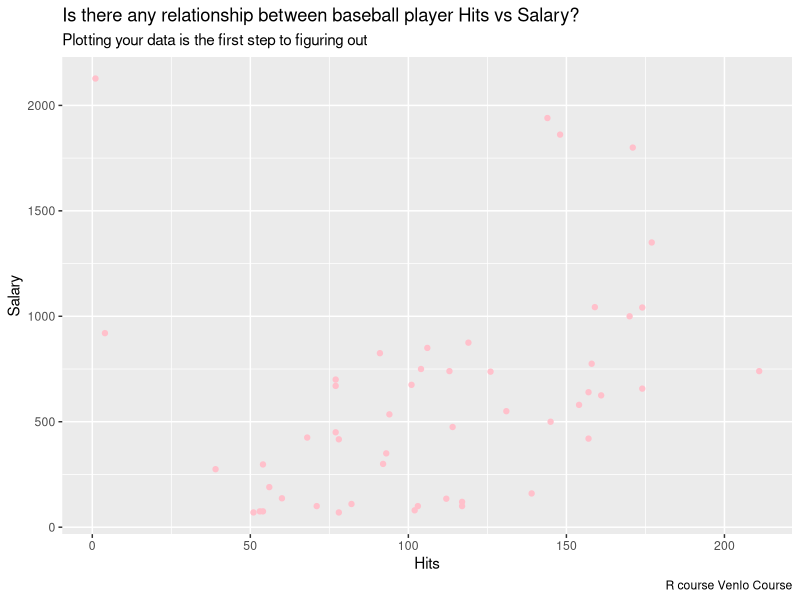
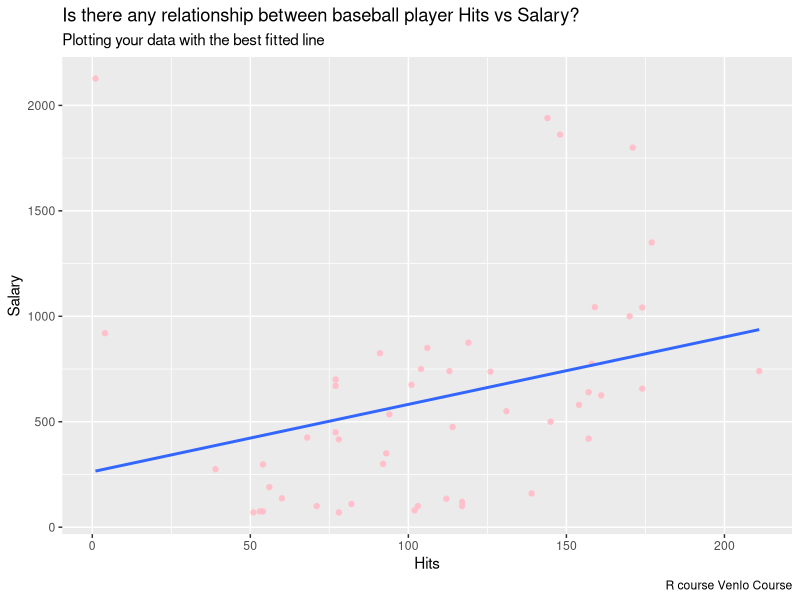
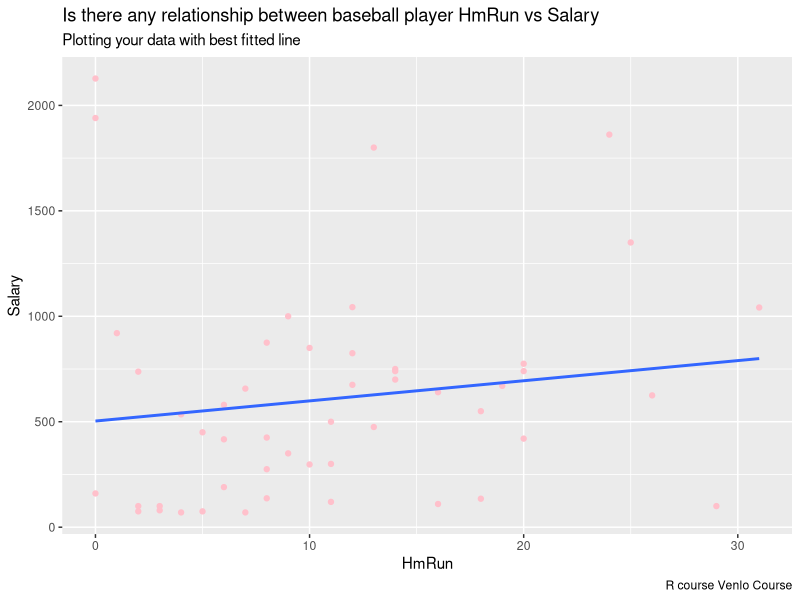
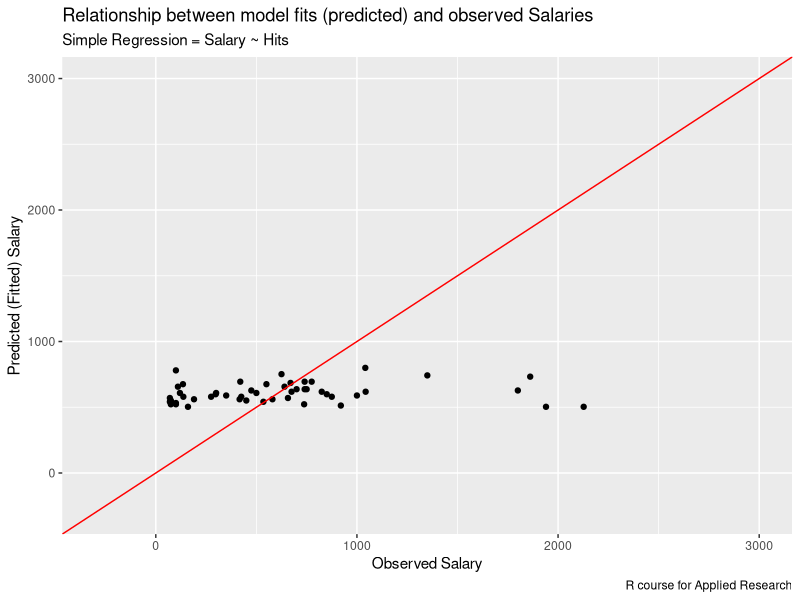

Recreate these plots in R, in order.
## ---- chunk 1
knitr::opts_chunk$set(echo = TRUE)
## ---- chunk 2
library(readxl) # import library
baseball <- read_excel("Baseball.xlsx") # import the baseball.xlsx file
## ---- chunk 3
head(baseball,6)
## ---- chunk 4
str(baseball)
## ---- chunk 5
# convert the variable "League" into factor
baseball$League <- factor(baseball$League)
# convert the variable "Division" into factor
baseball$Division <- factor(baseball$Division)
# convert the variable "NewLeague" into factor
baseball$NewLeague <- factor(baseball$Division)
## ---- chunk 6
str(baseball)
## ---- chunk 7
summary(baseball)
## ---- chunk 8
library(ggplot2) # import ggplot2 library for visualisation
ggplot(baseball, aes(x = Hits, y = Salary)) +
  geom_point(col = "pink") +
  labs(title = "Is there any relationship between baseball player Hits vs Salary?",
       subtitle = "Plotting your data is the first step to figuring out",
       caption = "R course Venlo Course")
## ---- chunk 9
ggplot(baseball, aes(x = Hits, y = Salary)) +
  geom_point(col = "pink") +
  geom_smooth(method='lm',  # Add linear regression line 
              se = FALSE) + # # Don't add shaded confidence region
  labs(title = "Is there any relationship between baseball player Hits vs Salary?",
       subtitle = "Plotting your data with the best fitted line",
       caption = "R course Venlo Course")

## ---- chunk 10
baseball_simple <- lm(formula = Salary ~ Hits, # linear regression formula (Dependent ~ Independent)
                data = baseball) # the name of my dataset
## ---- chunk 11
summary(baseball_simple)
## ---- chunk 12
baseball_simple$residuals
## ---- chunk 13
baseball_simple$coefficients
## ---- chunk 14
ggplot(baseball, aes(x = HmRun, y = Salary)) +
  geom_point(col = "pink") +
  geom_smooth(method='lm',  # Add linear regression line 
              se = FALSE) + # # Don't add shaded confidence region
  labs(title = "Is there any relationship between baseball player HmRun vs Salary",
       subtitle = "Plotting your data with best fitted line",
       caption = "R course Venlo Course")
## ---- chunk 15
baseball_simple1 <- lm(formula = Salary ~ HmRun, # linear regression formula (Dependent ~ Independent)
                data = baseball) # the name of my dataset
## ---- chunk 16
summary(baseball_simple1)
## ---- chunk 17
# Create scatterplot for observed vs fitted 
ggplot(data = baseball, aes(x = Salary, y = baseball_simple1$fitted.values)) +  
  geom_point() +
  geom_abline(slope = 1, intercept = 0, col = "red") +
  labs(title = "Relationship between model fits (predicted) and observed Salaries",
       subtitle = "Simple Regression = Salary ~ Hits",
       caption = "R course for Applied Research", y = 'Predicted (Fitted) Salary', x = 'Observed Salary') +
  geom_segment(aes(x = Salary, y = baseball_simple1$fitted.values, xend = Salary, yend = baseball_simple1$fitted.values), 
               col = "red") +
  xlim(c(-300, 3000)) +
  ylim(c(-300, 3000))
## ---- chunk 18
baseball_multiple <- lm(formula = Salary ~ Hits + CWalks + Assists + Errors, # linear regression formula (Dependent ~ Independent)
                data = baseball) # the name of my dataset
## ---- chunk 19
summary(baseball_multiple)
